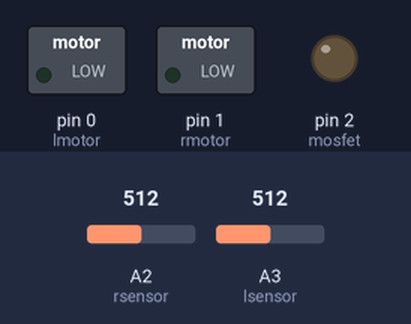
Recording of a sketch running on a simulated Arduino Uno, built with avr-gcc and run on an emulated ATmega328P. Parts: switched loads named in the sketch (green lamp = pin HIGH), output pins drawn as LEDs (lit = HIGH). Inputs (shaded band) come from the test bench; at power-on: A2 (rsensor) = 512, A3 (lsensor) = 512. Sleep ends after the set time or at an interrupt. At 40.7 s the program stops and its outputs stay as they are.

Above: at 0.1 s.
At 2.9 s:
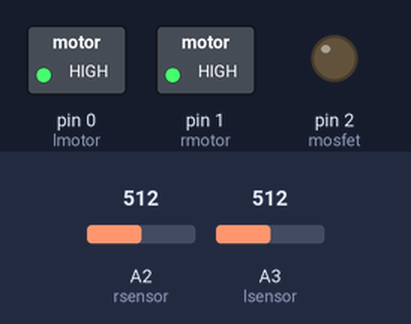
At 4.1 s:
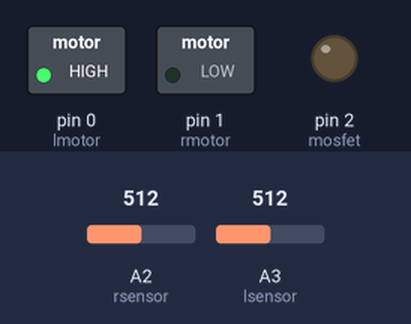
At 6.8 s:
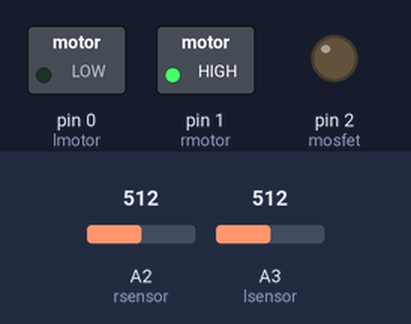
Timing chart, 0 to 42.2 s (numbered marks = the images above):
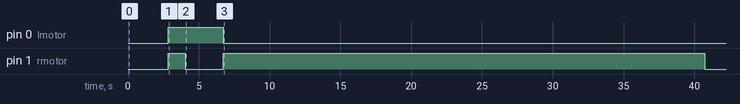

Measured:
- by itself, pin 0 (lmotor): LOW → HIGH at 2.8 s, → LOW 3.9 s later
- by itself, pin 1 (rmotor): LOW → HIGH at 2.8 s, → LOW 1.2 s later, → HIGH 2.7 s later, → LOW 34.0 s later

The sketch:

bugcode.ino
```cpp
#include <avr/sleep.h>

#define adc_disable() (ADCSRA &= ~(1<<ADEN)) // disable ADC (before power-off)

int rmotor = 1;

int lmotor = 0;

int rsensor = A2;

int lsensor = A3;

int mosfet = 2;

int normalspeed = 70; // defines motor speed when following the line

int light = 50; // defines the boundary between black and white surfaces

int time = 0;

boolean on_white, rmotor_white, lmotor_white;

boolean first_time = true;

int initial_threshold = 400; // threshold for sensors to switch on mosfet

void setup() {

pinMode(rmotor, OUTPUT);

pinMode(lmotor, OUTPUT);

pinMode(rsensor, INPUT);

pinMode(lsensor, INPUT);

pinMode(mosfet, OUTPUT);
digitalWrite(mosfet,LOW);

set_sleep_mode(SLEEP_MODE_PWR_DOWN);

}

void loop() {

// if it's the beginning

if (first_time) {

// if any of the phototransistors detects IR light

if (analogRead(A2) > initial_threshold ||

analogRead(A3) > initial_threshold) {

// turn on the mosfet

first_time = false;

}

}

// line-following

else if (!first_time) {

rmotor_white = false;

lmotor_white = false;

int rvalue = analogRead(rsensor); // Read analog voltage on pin 4 (A2)

int lvalue = analogRead(lsensor); // Read analog voltage on pin 3 (A3)


/* The ATTiny has a 10-bit A-to-D converter

Yet, the PWM has an 8-bit resolution

Thus, read values have to be converted from 0-1023 to 0-255

*/

rvalue = map (rvalue, 0, 1023, 0, 255);

lvalue = map (lvalue, 0, 1023, 0, 255);

if (rvalue < light) { // If on black...

analogWrite (rmotor, 0); // Stop motor

}

else if (rvalue >= light) { // If on white...

analogWrite (rmotor, normalspeed); // Start motor

rmotor_white = true;

}

if (lvalue < light) { // If on black...

analogWrite (lmotor, 0); // Stop motor

}

else if (lvalue >= light) { // If on white...

analogWrite (lmotor, normalspeed); // Start motor

lmotor_white = true;

}

// check if both phototransistors are on a white surface

on_white = rmotor_white && lmotor_white;

/* counter to check if it's time for spiral

It increases when both phototransistors are on a white surface

And goes back to 0 if any of them is on a black surface

After following the line, there will be only white surface and counter

increases

*/

if (on_white) {

time++;

}

else {

time = 0;

}

// start spiral

if (time > 2100) {

analogWrite (rmotor, 150); // both motors are ON

analogWrite (lmotor, 150);

delay(1200); // continue for 10 cm (varies with speed)

analogWrite (rmotor, 0); // make bug turn right

delay (2700);

analogWrite (rmotor, 150); // both motors are ON

// spirals of decreasing radius by decreasing left motor speed

analogWrite(lmotor, 110);

delay(10000);

analogWrite(lmotor, 100);

delay(9000);

analogWrite(lmotor, 90);

delay(8000);

analogWrite(lmotor, 80);

delay(7000);

analogWrite(rmotor, 0); // power OFF both motors

analogWrite(lmotor, 0);

enterSleep(); // go to sleep

}

}

delay (1);

}

void enterSleep(void)

{

adc_disable(); // ADC uses ~320uA

sleep_enable();

sleep_cpu();

while(1);

}
```
